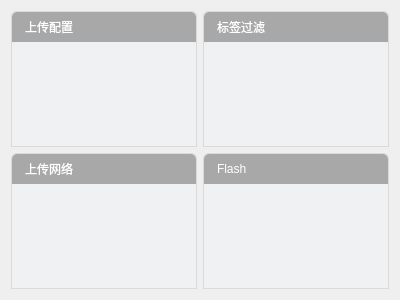
<?xml version="1.0" encoding="UTF-8"?>
<ui version="4.0">
 <class>TabUploadForm</class>
 <widget class="QWidget" name="TabUploadForm">
  <property name="geometry">
   <rect>
    <x>0</x>
    <y>0</y>
    <width>400</width>
    <height>300</height>
   </rect>
  </property>
  <property name="windowTitle">
   <string>Form</string>
  </property>
  <layout class="QGridLayout" name="gridLayout_3">
   <item row="0" column="0">
    <layout class="QVBoxLayout" name="verticalLayout">
     <item>
      <widget class="QWidget" name="widget" native="true">
       <property name="styleSheet">
        <string notr="true">.QWidget
{
	border: 1px solid rgb(218,218,218);
	border-top-right-radius: 5px;
	border-top-left-radius: 5px;
}</string>
       </property>
       <layout class="QGridLayout" name="gridLayout">
        <property name="leftMargin">
         <number>1</number>
        </property>
        <property name="topMargin">
         <number>1</number>
        </property>
        <property name="rightMargin">
         <number>1</number>
        </property>
        <property name="bottomMargin">
         <number>1</number>
        </property>
        <property name="horizontalSpacing">
         <number>6</number>
        </property>
        <property name="verticalSpacing">
         <number>0</number>
        </property>
        <item row="0" column="0">
         <widget class="QLabel" name="label_6">
          <property name="minimumSize">
           <size>
            <width>0</width>
            <height>30</height>
           </size>
          </property>
          <property name="maximumSize">
           <size>
            <width>16777215</width>
            <height>30</height>
           </size>
          </property>
          <property name="styleSheet">
           <string notr="true">font: 10pt &quot;微软雅黑&quot;;
color: rgb(255, 255, 255);
background-color: rgb(168, 168, 168);
padding: 3px 3px 3px 10px;
border: none;
border-top-right-radius: 5px;
border-top-left-radius: 5px;</string>
          </property>
          <property name="text">
           <string>上传配置</string>
          </property>
         </widget>
        </item>
        <item row="1" column="0">
         <widget class="QWidget" name="widget_2" native="true">
          <property name="styleSheet">
           <string notr="true">.QWidget
{
	border: none;
	background-color: rgb(240, 241, 243);
}</string>
          </property>
         </widget>
        </item>
       </layout>
      </widget>
     </item>
     <item>
      <widget class="QWidget" name="widget_7" native="true">
       <property name="styleSheet">
        <string notr="true">.QWidget
{
	border: 1px solid rgb(218,218,218);
	border-top-right-radius: 5px;
	border-top-left-radius: 5px;
}
</string>
       </property>
       <layout class="QVBoxLayout" name="verticalLayout_4">
        <property name="spacing">
         <number>0</number>
        </property>
        <property name="leftMargin">
         <number>1</number>
        </property>
        <property name="topMargin">
         <number>1</number>
        </property>
        <property name="rightMargin">
         <number>1</number>
        </property>
        <property name="bottomMargin">
         <number>1</number>
        </property>
        <item>
         <widget class="QLabel" name="label_9">
          <property name="minimumSize">
           <size>
            <width>0</width>
            <height>30</height>
           </size>
          </property>
          <property name="maximumSize">
           <size>
            <width>16777215</width>
            <height>30</height>
           </size>
          </property>
          <property name="styleSheet">
           <string notr="true">font: 10pt &quot;微软雅黑&quot;;
color: rgb(255, 255, 255);
background-color: rgb(168, 168, 168);
padding: 3px 3px 3px 10px;
border: none;
border-top-right-radius: 5px;
border-top-left-radius: 5px;
</string>
          </property>
          <property name="text">
           <string>上传网络</string>
          </property>
         </widget>
        </item>
        <item>
         <widget class="QWidget" name="widget_8" native="true">
          <property name="styleSheet">
           <string notr="true">.QWidget
{
	border: none;
	background-color: rgb(240, 241, 243);
}</string>
          </property>
         </widget>
        </item>
       </layout>
      </widget>
     </item>
    </layout>
   </item>
   <item row="0" column="1">
    <layout class="QVBoxLayout" name="verticalLayout_3">
     <item>
      <widget class="QWidget" name="widget_3" native="true">
       <property name="styleSheet">
        <string notr="true">.QWidget
{
	border: 1px solid rgb(218,218,218);
	border-top-right-radius: 5px;
	border-top-left-radius: 5px;
}
</string>
       </property>
       <layout class="QVBoxLayout" name="verticalLayout_2">
        <property name="spacing">
         <number>0</number>
        </property>
        <property name="leftMargin">
         <number>1</number>
        </property>
        <property name="topMargin">
         <number>1</number>
        </property>
        <property name="rightMargin">
         <number>1</number>
        </property>
        <property name="bottomMargin">
         <number>1</number>
        </property>
        <item>
         <widget class="QLabel" name="label_7">
          <property name="minimumSize">
           <size>
            <width>0</width>
            <height>30</height>
           </size>
          </property>
          <property name="maximumSize">
           <size>
            <width>16777215</width>
            <height>30</height>
           </size>
          </property>
          <property name="styleSheet">
           <string notr="true">font: 10pt &quot;微软雅黑&quot;;
color: rgb(255, 255, 255);
background-color: rgb(168, 168, 168);
padding: 3px 3px 3px 10px;
border: none;
border-top-right-radius: 5px;
border-top-left-radius: 5px;
</string>
          </property>
          <property name="text">
           <string>标签过滤</string>
          </property>
         </widget>
        </item>
        <item>
         <widget class="QWidget" name="widget_4" native="true">
          <property name="styleSheet">
           <string notr="true">.QWidget
{
	border: none;
	background-color: rgb(240, 241, 243);
}</string>
          </property>
         </widget>
        </item>
       </layout>
      </widget>
     </item>
     <item>
      <widget class="QWidget" name="widget_5" native="true">
       <property name="styleSheet">
        <string notr="true">.QWidget
{
	border: 1px solid rgb(218,218,218);
	border-top-right-radius: 5px;
	border-top-left-radius: 5px;
}</string>
       </property>
       <layout class="QGridLayout" name="gridLayout_2">
        <property name="leftMargin">
         <number>1</number>
        </property>
        <property name="topMargin">
         <number>1</number>
        </property>
        <property name="rightMargin">
         <number>1</number>
        </property>
        <property name="bottomMargin">
         <number>1</number>
        </property>
        <property name="verticalSpacing">
         <number>0</number>
        </property>
        <item row="0" column="0">
         <widget class="QLabel" name="label_8">
          <property name="minimumSize">
           <size>
            <width>0</width>
            <height>30</height>
           </size>
          </property>
          <property name="maximumSize">
           <size>
            <width>16777215</width>
            <height>30</height>
           </size>
          </property>
          <property name="styleSheet">
           <string notr="true">font: 10pt &quot;微软雅黑&quot;;
color: rgb(255, 255, 255);
background-color: rgb(168, 168, 168);
padding: 3px 3px 3px 10px;
border: none;
border-top-right-radius: 5px;
border-top-left-radius: 5px;</string>
          </property>
          <property name="text">
           <string>Flash</string>
          </property>
         </widget>
        </item>
        <item row="1" column="0">
         <widget class="QWidget" name="widget_6" native="true">
          <property name="styleSheet">
           <string notr="true">.QWidget
{
	border: none;
	background-color: rgb(240, 241, 243);
}</string>
          </property>
         </widget>
        </item>
       </layout>
      </widget>
     </item>
    </layout>
   </item>
  </layout>
 </widget>
 <resources/>
 <connections/>
</ui>
